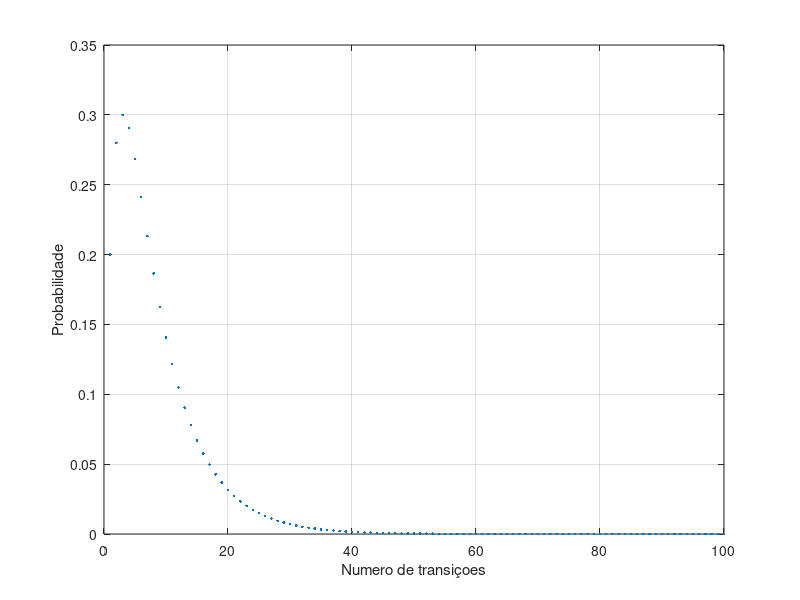

Write the MATLAB code that produced this figure. (Note: this script raises an error after producing the figure.)
%% a)
% 3 e 5 sao estaados absorventes
% ordem 1 2 4 3 5
T = [0.8 0   0.3 0 0;
     0.2 0.6 0.2 0 0
     0   0.1 0.4 0 0
     0   0.3 0   1 0
     0   0   0.1 0 1];

%% b)
vetor_estado = [1 0 0 0 0]'; % começa no 1
probs = zeros(1,100);

for n = 1:100
    temp = T^(n) * vetor_estado;
    probs(n) = temp(2); % pois queremos a probabilidade de estar no estado 2
end

figure(1)
plot(1:100, probs, '.')
grid on
xlabel("Numero de transiçoes")
ylabel("Probabilidade")
disp("Uma vez que exitem 2 estados absorventes, quanto maior o numero de transições, menor a probabilidade " + ...
    "de estar no estado 2, ate tender para 0")

%% c)
vetor_estado = [1 0 0 0 0]'; % começa no 1
probs3 = zeros(1,100);
probs5 = zeros(1,100);

for n = 1:100
    temp = T^(n-1) * vetor_estado;
    probs3(n) = temp(4); % pois queremos a probabilidade de estar no estado 3
    probs5(n) = temp(5); % pois queremos a probabilidade de estar no estado 5
end

figure(2)
plot(1:100, probs3, 'b.')
hold on
plot(1:100, probs5, 'r.')
grid on
xlabel("Numero de transiçoes")
ylabel("Probabilidade")
disp("Concluimos que quanto maior o numero de transições, a probabilidade de a posição ser 3 é quase 1 " + ...
    "e a probabilidade de ser 5 é o que falta á prob de 3 para ser 1")

%% d)
Q = T(1:3, 1:3); % 3 --> numero de estados nao absorventes

%% e)
F = inv(eye(size(Q)) - Q); % e uma formula

%% f)
num_passagens = sum(F); % pois a matriz F da nos a passagem em media de cada estado
disp("O numero de passos ate a absorção começando no 1: " + num_passagens(1));
disp("O numero de passos ate a absorção começando no 2: " + num_passagens(2));
disp("O numero de passos ate a absorção começando no 4: " + num_passagens(3));

%% g)

R = T(3+1:end, 1:3); % 3 -> numero de estados nao absorventes

B = R * F; % colunas --> 1 2 4
           % linhas --> 3 5

% começando no 1 e terminando no 3
B(1, 1)
% começando no 1 e terminando no 5
B(2, 1)
disp("Tal como se verifica no 6c) a probabilidade de começar no 1 e terminar no 3 é aproximadamente 0.95 " + ...
    "e a probabilidade de terminar no 5 é de 0.05, quando o numero de passos é elevado")